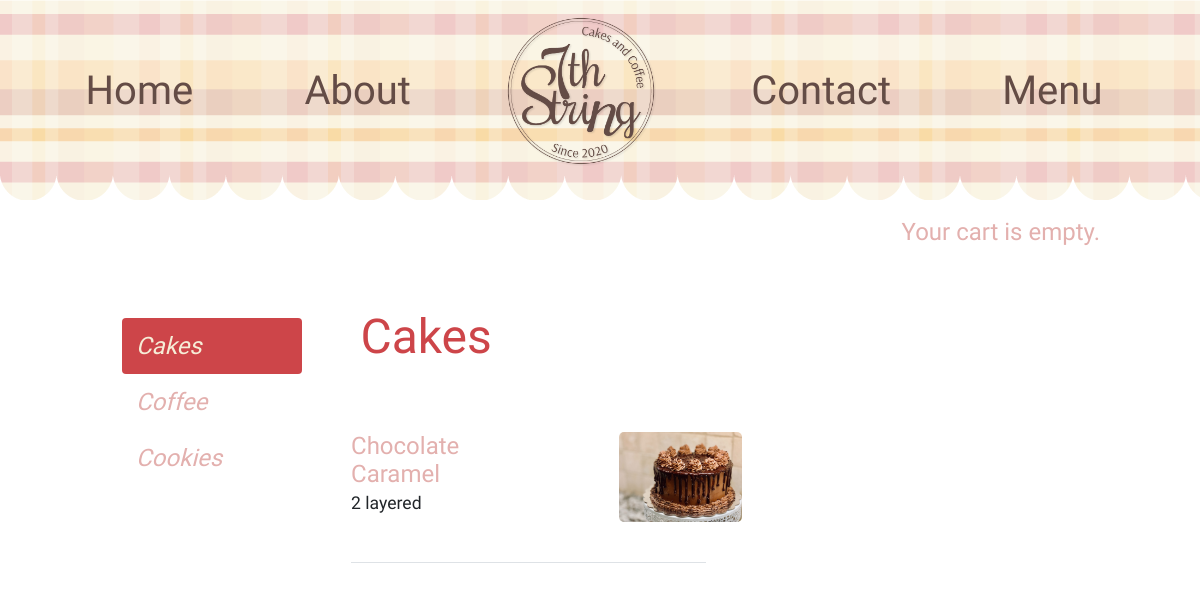
Screenshot of /cakes/ with the database file from the repository.
### shop/models.py (models this page shows, shortened)
class Category(models.Model):
    name = models.CharField(max_length=200)
    slug = models.SlugField(max_length=200,
                            unique=True)
    class Meta:
        ordering = ['name']
        indexes = [
            models.Index(fields=['name']),
        ]
        verbose_name = 'category'
        verbose_name_plural = 'categories'
    def get_absolute_url(self):
        return reverse('shop:product_list_by_category',
                       args=[self.slug])

class Product(models.Model):
    category = models.ForeignKey(Category,
                                 related_name='products',
                                 on_delete=models.CASCADE)
    name = models.CharField(max_length=200)
    slug = models.SlugField(max_length=200)
    image = models.ImageField(upload_to='products/%Y/%m/%d',
                              blank=True)
    description = models.TextField(blank=True)
    available = models.BooleanField(default=True)
    created = models.DateTimeField(auto_now_add=True)
    updated = models.DateTimeField(auto_now=True)
    class Meta:
        ordering = ['name']
        indexes = [
            models.Index(fields=['id', 'slug']),
            models.Index(fields=['name']),
            models.Index(fields=['-created']),
        ]
    def get_absolute_url(self):
        return reverse('shop:product_detail',
                       args=[self.id, self.slug])

### shop/views.py (the view)
# urls.py: path('', views.product_list, name='product_list'),
def product_list(request, category_slug=None):
    category = None
    categories = Category.objects.all()
    products = Product.objects.filter(available=True)
    if category_slug:
        category = get_object_or_404(Category,
                                     slug=category_slug)
        products = products.filter(category=category)
    return render(request,
                  'shop/product/list.html',
                  {'category': category,
                   'categories': categories,
                   'products': products})

### cart/cart.py (called while the page is built)
    def __len__(self):
        return sum(item['quantity'] for item in self.cart.values())

### cart/context_processors.py (called while the page is built)
def cart(request):
    return {'cart': Cart(request)}

### shop/templates/shop/product/list.html (shortened to what this page needs)
{% extends "shop/base.html" %}
{% load static %}
{% block content %}
    <div class="container mt-5">
    <div id="sidebar">
    <ul>
      {% for c in categories %}
        <li {% if category.slug == c.slug %}class="selected"
        {% endif %}>
          <a href="{{ c.get_absolute_url }}">{{ c.name }}</a>
        </li>
      {% endfor %}
    </ul>
  </div>
  <div id="main" class="product-list">
    <h1>{% if category %}{{ category.name }}{% else %}Menu Options
    {% endif %}</h1>
    {% for product in products %}
        <div class="col-12 col-md-6 item">
                  <div class="py-5 border-bottom">
                    <div class="row">
                    <div class="col-6 mb-1" style="text-align: left;">
                        <a href="{{ product.get_absolute_url }}" >{{ product.name }}</a>
                      </div>
                      <div class="col-3">
                        <div class="ratio " style="width: 280px; height: 100%; object-fit:cover;">
                          <a href="{{ product.get_absolute_url }}">
                            <img src="{% if product.image %}{{ product.image.url }}{% else %}{% static "img/no_image.png" %}{% endif %}" style="width: auto; height: 90px; border-radius: 5px">
                          </a>
                        </div>
                      </div>
                      <div class="col-6">
                        <div style="font-size: 110%; text-align: left">{{ product.description }}</div>
                      </div>
                    </div>
                  </div>
                </div>
    {% endfor %}
  </div>
    </div>
{% endblock %}

### shop/static/css/base.css (style rules this page uses)
body { margin:0; padding:0; font-family: 'Arsenal', sans-serif; }
h1, h2, h3, h4, h5 , h6 { font-family: 'Rochester', cursive; font-weight:normal; color: rgb(121, 79, 65); }
h1 { font-size: 300%; }
.item a { font-size: 150%; }
a { text-decoration:none; color: rgb(227, 176, 174); }
#sidebar { width:200px; padding:10px; float:left; margin-right: 2%; border-radius: 10px; }
#sidebar ul { margin:0; padding:0; font-size: 150%; font-style: italic; }
#sidebar ul li { margin:0; list-style:none; padding:10px 14px; }
#sidebar ul li a { display:block; }
#sidebar ul li.selected { background:rgb(205,69,73); border-radius:4px; }
#sidebar ul li.selected a { color:rgb(246,237,215); }
#main { float:left; width: 96%; margin-right:-200px; overflow:hidden; margin-left: 2%; }
.product-list .item { width:40%; padding:10px 20px 10px 0; float:left; text-align:center; line-height:1.2; }
.product-list .item img { width:100%; margin-bottom:8px; }
.product-list h1 { padding-left: 1%; color: rgb(205, 69, 73); }

### rows the page displays
Category: name "Cakes"
Category: name "Coffee"
Category: name "Cookies"
Product: name "Chocolate Caramel", image (picture), description "2 layered"
